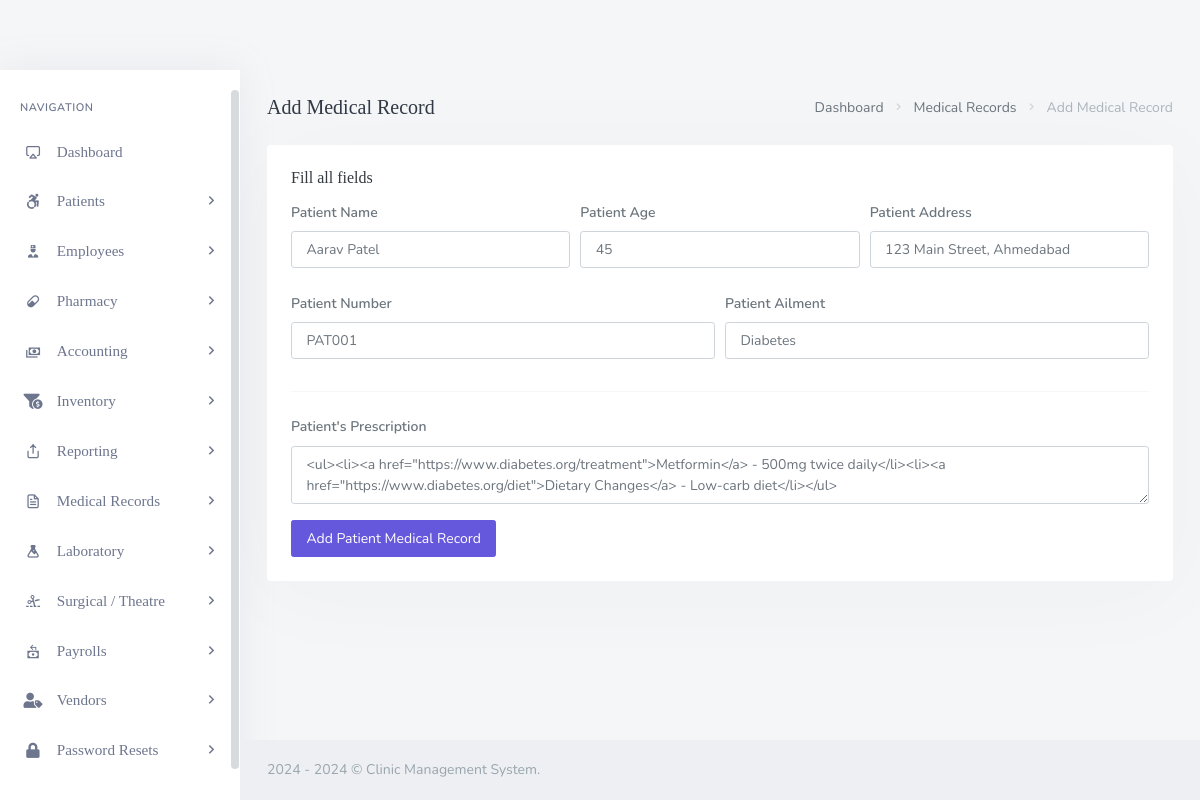
/backend/admin/his_admin_add_single_patient_medical_record.php?pat_number=PAT001, run on the app's committed database.
### tables this page shows
CREATE TABLE `his_patients` (
  `pat_id` int(20) NOT NULL,
  `pat_fname` varchar(200) DEFAULT NULL,
  `pat_lname` varchar(200) DEFAULT NULL,
  `pat_dob` varchar(200) DEFAULT NULL,
  `pat_age` varchar(200) DEFAULT NULL,
  `pat_number` varchar(200) DEFAULT NULL,
  `pat_addr` varchar(200) DEFAULT NULL,
  `pat_phone` varchar(200) DEFAULT NULL,
  `pat_type` varchar(200) DEFAULT NULL,
  `pat_date_joined` timestamp(6) NOT NULL DEFAULT CURRENT_TIMESTAMP(6) ON UPDATE CURRENT_TIMESTAMP(6),
  `pat_ailment` varchar(200) DEFAULT NULL,
  `pat_discharge_status` varchar(200) DEFAULT NULL
);

CREATE TABLE `his_prescriptions` (
  `pres_id` int(200) NOT NULL,
  `pres_pat_name` varchar(200) DEFAULT NULL,
  `pres_pat_age` varchar(200) DEFAULT NULL,
  `pres_pat_number` varchar(200) DEFAULT NULL,
  `pres_number` varchar(200) DEFAULT NULL,
  `pres_pat_addr` varchar(200) DEFAULT NULL,
  `pres_pat_type` varchar(200) DEFAULT NULL,
  `pres_date` timestamp(4) NOT NULL DEFAULT CURRENT_TIMESTAMP(4) ON UPDATE CURRENT_TIMESTAMP(4),
  `pres_pat_ailment` varchar(200) DEFAULT NULL,
  `pres_ins` longtext
);

### backend/admin/his_admin_add_single_patient_medical_record.php (the view, shortened to what this page needs)
<?php
	include('assets/inc/config.php');
?>
<!DOCTYPE html>
<html lang="en">
    <?php include('assets/inc/head.php');?>
    <body>
        <div id="wrapper">
            <?php include("assets/inc/sidebar.php");?>
            <?php
                $pat_number = $_GET['pat_number'];
                $ret="SELECT  * FROM his_patients WHERE pat_number=?";
                $stmt= $mysqli->prepare($ret) ;
                $stmt->bind_param('s',$pat_number);
                $stmt->execute() ;
                $res=$stmt->get_result();
                while($row=$res->fetch_object())
                {
            ?>
                <div class="content-page">
                    <div class="content">
                        <div class="container-fluid">
                            <div class="row">
                                <div class="col-12">
                                    <div class="page-title-box">
                                        <div class="page-title-right">
                                            <ol class="breadcrumb m-0">
                                                <li class="breadcrumb-item"><a href="his_admin_dashboard.php">Dashboard</a></li>
                                                <li class="breadcrumb-item"><a href="javascript: void(0);">Medical Records</a></li>
                                                <li class="breadcrumb-item active">Add Medical Record</li>
                                            </ol>
                                        </div>
                                        <h4 class="page-title">Add Medical Record</h4>
                                    </div>
                                </div>
                            </div>
                            <div class="row">
                                <div class="col-12">
                                    <div class="card">
                                        <div class="card-body">
                                            <h4 class="header-title">Fill all fields</h4>
                                            <form method="post">
                                                <div class="form-row">
                                                    <div class="form-group col-md-4">
                                                        <label for="inputEmail4" class="col-form-label">Patient Name</label>
                                                        <input type="text" required="required" readonly name="mdr_pat_name" value="<?php echo $row->pat_fname;?> <?php echo $row->pat_lname;?>" class="form-control" id="inputEmail4" placeholder="Patient's Name">
                                                    </div>
                                                    <div class="form-group col-md-4">
                                                        <label for="inputPassword4" class="col-form-label">Patient Age</label>
                                                        <input required="required" type="text" readonly name="mdr_pat_age" value="<?php echo $row->pat_age;?>" class="form-control"  id="inputPassword4" placeholder="Patient`s Last Name">
                                                    </div>
                                                    <div class="form-group col-md-4">
                                                        <label for="inputPassword4" class="col-form-label">Patient Address</label>
                                                        <input required="required" type="text" readonly name="mdr_pat_adr" value="<?php echo $row->pat_addr;?>" class="form-control"  id="inputPassword4" placeholder="Patient`s Last Name">
                                                    </div>
                                                </div>
                                                <div class="form-row">
                                                    <div class="form-group col-md-6">
                                                        <label for="inputEmail4" class="col-form-label">Patient Number</label>
                                                        <input type="text" required="required" readonly name="mdr_pat_number" value="<?php echo $row->pat_number;?>" class="form-control" id="inputEmail4" placeholder="DD/MM/YYYY">
                                                    </div>
                                                    <div class="form-group col-md-6">
                                                        <label for="inputPassword4" class="col-form-label">Patient Ailment</label>
                                                        <input required="required" type="text" readonly name="mdr_pat_ailment" value="<?php echo $row->pat_ailment;?>" class="form-control"  id="inputPassword4" placeholder="Patient`s Age">
                                                    </div>
                                                </div>
                                                <?php }?>
                                                <hr>
                                                <?php
                                                    $pres_pat_number = $_GET['pat_number'];
                                                    $ret="SELECT  * FROM his_prescriptions WHERE pres_pat_number = ?";
                                                    $stmt= $mysqli->prepare($ret) ;
                                                    $stmt->bind_param('s',$pres_pat_number);
                                                    $stmt->execute() ;
                                                    $res=$stmt->get_result();
                                                    while($row=$res->fetch_object())
                                                    {
                                                ?>
                                                <div class="form-group">
                                                        <label for="inputAddress" class="col-form-label">Patient's Prescription</label>
                                                        <textarea required="required"  type="text" class="form-control" name="mdr_pat_prescr" id="editor"><?php echo $row->pres_ins;?> </textarea>
                                                </div>
                                                <?php }?>
                                                <button type="submit" name="add_patient_mdr" class="ladda-button btn btn-primary" data-style="expand-right">Add Patient Medical Record</button>
                                            </form>
                                        </div>
                                    </div>
                                </div>
                            </div>
                        </div>
                    </div>
                    <?php include('assets/inc/footer.php');?>
                </div>
        </div>
    </body>
</html>

### data on the page
his_patients: mdr_pat_name "Aarav Patel", mdr_pat_age "45", mdr_pat_adr "123 Main Street, Ahmedabad", mdr_pat_number "PAT001", mdr_pat_ailment "Diabetes"
his_prescriptions: mdr_pat_prescr "<ul><li><a href=\"https://www.diabetes.org/treatment\">Metformin</a> - 500mg twice daily</li><li><a href=\"https://www.diabetes.org/diet\">Dietary Changes</a> - Low-carb diet</li></ul>"
